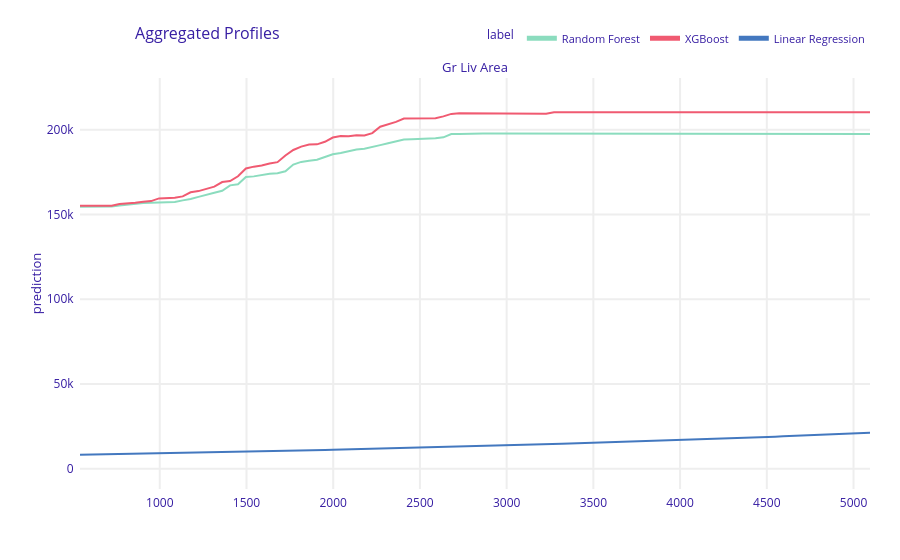

The cell this chart's notebook holds for it:
### Markdown cell above
### Partial dependence profiles

`Total Bsmt SF` is excluded from Linear Regression's feature set (see the
multicollinearity note above), so it is compared separately with only the
two tree-based models.

### Code cell
def compare_pdp(variable, include_lr=True):
    rf_pdp = rf_exp.model_profile(type="partial", variables=[variable])
    xgb_pdp = xgb_exp.model_profile(type="partial", variables=[variable])

    others = [xgb_pdp]
    if include_lr and variable in X_test_lr.columns:
        others.append(lr_exp.model_profile(type="partial", variables=[variable]))

    rf_pdp.plot(others)


compare_pdp("Gr Liv Area")

### Figure 1 — Plotly figure (JSON) as saved in the notebook; plotly's stock layout.template omitted (floating-point values rounded to 4 significant figures; data arrays with more than 128 entries replaced by an {"elided": "..."} marker saying what was removed)
{"data": [{"customdata": {"elided": "101x3 mixed values"}, "hovertemplate": "<b>%{hovertext}</b><br><br>prediction=%{y:.3f}<br>mean_prediction=%{customdata[0]:.3f}<extra></extra>", "hovertext": ["Random Forest", "Random Forest", "Random Forest", "Random Forest", "Random Forest", "Random Forest", "Random Forest", "Random Forest", "Random Forest", "Random Forest", "Random Forest", "Random Forest", "Random Forest", "Random Forest", "Random Forest", "Random Forest", "Random Forest", "Random Forest", "Random Forest", "Random Forest", "Random Forest", "Random Forest", "Random Forest", "Random Forest", "Random Forest", "Random Forest", "Random Forest", "Random Forest", "Random Forest", "Random Forest", "Random Forest", "Random Forest", "Random Forest", "Random Forest", "Random Forest", "Random Forest", "Random Forest", "Random Forest", "Random Forest", "Random Forest", "Random Forest", "Random Forest", "Random Forest", "Random Forest", "Random Forest", "Random Forest", "Random Forest", "Random Forest", "Random Forest", "Random Forest", "Random Forest", "Random Forest", "Random Forest", "Random Forest", "Random Forest", "Random Forest", "Random Forest", "Random Forest", "Random Forest", "Random Forest", "Random Forest", "Random Forest", "Random Forest", "Random Forest", "Random Forest", "Random Forest", "Random Forest", "Random Forest", "Random Forest", "Random Forest", "Random Forest", "Random Forest", "Random Forest", "Random Forest", "Random Forest", "Random Forest", "Random Forest", "Random Forest", "Random Forest", "Random Forest", "Random Forest", "Random Forest", "Random Forest", "Random Forest", "Random Forest", "Random Forest", "Random Forest", "Random Forest", "Random Forest", "Random Forest", "Random Forest", "Random Forest", "Random Forest", "Random Forest", "Random Forest", "Random Forest", "Random Forest", "Random Forest", "Random Forest", "Random Forest", "Random Forest"], "legendgroup": "Random Forest", "line": {"color": "#8bdcbe", "dash": "solid", "width": 2}, "marker": {"symbol": "circle"}, "mode": "lines", "name": "Random Forest", "opacity": 1, "orientation": "v", "showlegend": true, "type": "scatter", "x": [540.0, 585.5, 631.1, 676.6, 722.2, 767.8, 813.3, 858.8, 904.4, 950.0, 995.5, 1041.0, 1087.0, 1132.0, 1178.0, 1223.0, 1269.0, 1314.0, 1360.0, 1405.0, 1451.0, 1497.0, 1542.0, 1588.0, 1633.0, 1679.0, 1724.0, 1770.0, 1815.0, 1861.0, 1906.0, 1952.0, 1998.0, 2043.0, 2089.0, 2134.0, 2180.0, 2225.0, 2271.0, 2316.0, 2362.0, 2408.0, 2453.0, 2499.0, 2544.0, 2590.0, 2635.0, 2681.0, 2726.0, 2772.0, 2818.0, 2863.0, 2909.0, 2954.0, 3000.0, 3045.0, 3091.0, 3136.0, 3182.0, 3227.0, 3273.0, 3319.0, 3364.0, 3410.0, 3455.0, 3501.0, 3546.0, 3592.0, 3637.0, 3683.0, 3728.0, 3774.0, 3820.0, 3865.0, 3911.0, 3956.0, 4002.0, 4047.0, 4093.0, 4138.0, 4184.0, 4230.0, 4275.0, 4321.0, 4366.0, 4412.0, 4457.0, 4503.0, 4548.0, 4594.0, 4640.0, 4685.0, 4731.0, 4776.0, 4822.0, 4867.0, 4913.0, 4958.0, 5004.0, 5049.0, 5095.0], "xaxis": "x", "y": [154600.0, 154600.0, 154600.0, 154600.0, 154700.0, 155200.0, 155900.0, 156500.0, 156800.0, 156900.0, 157100.0, 157200.0, 157400.0, 158300.0, 159100.0, 160400.0, 161800.0, 162800.0, 163900.0, 167200.0, 167800.0, 172100.0, 172400.0, 173300.0, 174100.0, 174300.0, 175500.0, 179400.0, 181000.0, 181700.0, 182300.0, 183900.0, 185500.0, 186300.0, 187300.0, 188200.0, 188700.0, 189600.0, 190900.0, 192000.0, 193200.0, 194100.0, 194400.0, 194500.0, 194800.0, 194900.0, 195500.0, 197500.0, 197500.0, 197700.0, 197800.0, 197700.0, 197700.0, 197700.0, 197700.0, 197700.0, 197700.0, 197700.0, 197700.0, 197700.0, 197800.0, 197800.0, 197800.0, 197800.0, 197800.0, 197800.0, 197800.0, 197800.0, 197800.0, 197800.0, 197800.0, 197800.0, 197800.0, 197800.0, 197900.0, 197900.0, 197900.0, 197900.0, 197900.0, 197900.0, 197900.0, 197900.0, 197900.0, 197900.0, 197900.0, 197900.0, 197900.0, 197900.0, 197900.0, 197900.0, 197800.0, 197800.0, 197800.0, 197800.0, 197800.0, 197800.0, 197800.0, 197800.0, 197700.0, 197700.0, 197500.0], "yaxis": "y"}, {"customdata": {"elided": "101x3 mixed values"}, "hovertemplate": "<b>%{hovertext}</b><br><br>prediction=%{y:.3f}<br>mean_prediction=%{customdata[0]:.3f}<extra></extra>", "hovertext": ["XGBoost", "XGBoost", "XGBoost", "XGBoost", "XGBoost", "XGBoost", "XGBoost", "XGBoost", "XGBoost", "XGBoost", "XGBoost", "XGBoost", "XGBoost", "XGBoost", "XGBoost", "XGBoost", "XGBoost", "XGBoost", "XGBoost", "XGBoost", "XGBoost", "XGBoost", "XGBoost", "XGBoost", "XGBoost", "XGBoost", "XGBoost", "XGBoost", "XGBoost", "XGBoost", "XGBoost", "XGBoost", "XGBoost", "XGBoost", "XGBoost", "XGBoost", "XGBoost", "XGBoost", "XGBoost", "XGBoost", "XGBoost", "XGBoost", "XGBoost", "XGBoost", "XGBoost", "XGBoost", "XGBoost", "XGBoost", "XGBoost", "XGBoost", "XGBoost", "XGBoost", "XGBoost", "XGBoost", "XGBoost", "XGBoost", "XGBoost", "XGBoost", "XGBoost", "XGBoost", "XGBoost", "XGBoost", "XGBoost", "XGBoost", "XGBoost", "XGBoost", "XGBoost", "XGBoost", "XGBoost", "XGBoost", "XGBoost", "XGBoost", "XGBoost", "XGBoost", "XGBoost", "XGBoost", "XGBoost", "XGBoost", "XGBoost", "XGBoost", "XGBoost", "XGBoost", "XGBoost", "XGBoost", "XGBoost", "XGBoost", "XGBoost", "XGBoost", "XGBoost", "XGBoost", "XGBoost", "XGBoost", "XGBoost", "XGBoost", "XGBoost", "XGBoost", "XGBoost", "XGBoost", "XGBoost", "XGBoost", "XGBoost"], "legendgroup": "XGBoost", "line": {"color": "#f05a71", "dash": "solid", "width": 2}, "marker": {"symbol": "circle"}, "mode": "lines", "name": "XGBoost", "opacity": 1, "orientation": "v", "showlegend": true, "type": "scatter", "x": [540.0, 585.5, 631.1, 676.6, 722.2, 767.8, 813.3, 858.8, 904.4, 950.0, 995.5, 1041.0, 1087.0, 1132.0, 1178.0, 1223.0, 1269.0, 1314.0, 1360.0, 1405.0, 1451.0, 1497.0, 1542.0, 1588.0, 1633.0, 1679.0, 1724.0, 1770.0, 1815.0, 1861.0, 1906.0, 1952.0, 1998.0, 2043.0, 2089.0, 2134.0, 2180.0, 2225.0, 2271.0, 2316.0, 2362.0, 2408.0, 2453.0, 2499.0, 2544.0, 2590.0, 2635.0, 2681.0, 2726.0, 2772.0, 2818.0, 2863.0, 2909.0, 2954.0, 3000.0, 3045.0, 3091.0, 3136.0, 3182.0, 3227.0, 3273.0, 3319.0, 3364.0, 3410.0, 3455.0, 3501.0, 3546.0, 3592.0, 3637.0, 3683.0, 3728.0, 3774.0, 3820.0, 3865.0, 3911.0, 3956.0, 4002.0, 4047.0, 4093.0, 4138.0, 4184.0, 4230.0, 4275.0, 4321.0, 4366.0, 4412.0, 4457.0, 4503.0, 4548.0, 4594.0, 4640.0, 4685.0, 4731.0, 4776.0, 4822.0, 4867.0, 4913.0, 4958.0, 5004.0, 5049.0, 5095.0], "xaxis": "x", "y": [155100.0, 155100.0, 155100.0, 155100.0, 155100.0, 156100.0, 156400.0, 156900.0, 157400.0, 157900.0, 159500.0, 159600.0, 159900.0, 160700.0, 163000.0, 163800.0, 165200.0, 166400.0, 169100.0, 169700.0, 172500.0, 177100.0, 178200.0, 178800.0, 180100.0, 180800.0, 184800.0, 188000.0, 190000.0, 191200.0, 191300.0, 192800.0, 195400.0, 196300.0, 196200.0, 196700.0, 196600.0, 198000.0, 201700.0, 203200.0, 204600.0, 206500.0, 206500.0, 206700.0, 206700.0, 206700.0, 207800.0, 209300.0, 209600.0, 209600.0, 209600.0, 209600.0, 209400.0, 209400.0, 209400.0, 209400.0, 209400.0, 209400.0, 209400.0, 209400.0, 210300.0, 210300.0, 210300.0, 210300.0, 210300.0, 210300.0, 210300.0, 210300.0, 210300.0, 210300.0, 210300.0, 210300.0, 210300.0, 210300.0, 210300.0, 210300.0, 210300.0, 210300.0, 210300.0, 210300.0, 210300.0, 210300.0, 210300.0, 210300.0, 210300.0, 210300.0, 210300.0, 210300.0, 210300.0, 210300.0, 210300.0, 210300.0, 210300.0, 210300.0, 210300.0, 210300.0, 210300.0, 210300.0, 210300.0, 210300.0, 210300.0], "yaxis": "y"}, {"customdata": {"elided": "101x3 mixed values"}, "hovertemplate": "<b>%{hovertext}</b><br><br>prediction=%{y:.3f}<br>mean_prediction=%{customdata[0]:.3f}<extra></extra>", "hovertext": ["Linear Regression", "Linear Regression", "Linear Regression", "Linear Regression", "Linear Regression", "Linear Regression", "Linear Regression", "Linear Regression", "Linear Regression", "Linear Regression", "Linear Regression", "Linear Regression", "Linear Regression", "Linear Regression", "Linear Regression", "Linear Regression", "Linear Regression", "Linear Regression", "Linear Regression", "Linear Regression", "Linear Regression", "Linear Regression", "Linear Regression", "Linear Regression", "Linear Regression", "Linear Regression", "Linear Regression", "Linear Regression", "Linear Regression", "Linear Regression", "Linear Regression", "Linear Regression", "Linear Regression", "Linear Regression", "Linear Regression", "Linear Regression", "Linear Regression", "Linear Regression", "Linear Regression", "Linear Regression", "Linear Regression", "Linear Regression", "Linear Regression", "Linear Regression", "Linear Regression", "Linear Regression", "Linear Regression", "Linear Regression", "Linear Regression", "Linear Regression", "Linear Regression", "Linear Regression", "Linear Regression", "Linear Regression", "Linear Regression", "Linear Regression", "Linear Regression", "Linear Regression", "Linear Regression", "Linear Regression", "Linear Regression", "Linear Regression", "Linear Regression", "Linear Regression", "Linear Regression", "Linear Regression", "Linear Regression", "Linear Regression", "Linear Regression", "Linear Regression", "Linear Regression", "Linear Regression", "Linear Regression", "Linear Regression", "Linear Regression", "Linear Regression", "Linear Regression", "Linear Regression", "Linear Regression", "Linear Regression", "Linear Regression", "Linear Regression", "Linear Regression", "Linear Regression", "Linear Regression", "Linear Regression", "Linear Regression", "Linear Regression", "Linear Regression", "Linear Regression", "Linear Regression", "Linear Regression", "Linear Regression", "Linear Regression", "Linear Regression", "Linear Regression", "Linear Regression", "Linear Regression", "Linear Regression", "Linear Regression", "Linear Regression"], "legendgroup": "Linear Regression", "line": {"color": "#4378bf", "dash": "solid", "width": 2}, "marker": {"symbol": "circle"}, "mode": "lines", "name": "Linear Regression", "opacity": 1, "orientation": "v", "showlegend": true, "type": "scatter", "x": [540.0, 585.5, 631.1, 676.6, 722.2, 767.8, 813.3, 858.8, 904.4, 950.0, 995.5, 1041.0, 1087.0, 1132.0, 1178.0, 1223.0, 1269.0, 1314.0, 1360.0, 1405.0, 1451.0, 1497.0, 1542.0, 1588.0, 1633.0, 1679.0, 1724.0, 1770.0, 1815.0, 1861.0, 1906.0, 1952.0, 1998.0, 2043.0, 2089.0, 2134.0, 2180.0, 2225.0, 2271.0, 2316.0, 2362.0, 2408.0, 2453.0, 2499.0, 2544.0, 2590.0, 2635.0, 2681.0, 2726.0, 2772.0, 2818.0, 2863.0, 2909.0, 2954.0, 3000.0, 3045.0, 3091.0, 3136.0, 3182.0, 3227.0, 3273.0, 3319.0, 3364.0, 3410.0, 3455.0, 3501.0, 3546.0, 3592.0, 3637.0, 3683.0, 3728.0, 3774.0, 3820.0, 3865.0, 3911.0, 3956.0, 4002.0, 4047.0, 4093.0, 4138.0, 4184.0, 4230.0, 4275.0, 4321.0, 4366.0, 4412.0, 4457.0, 4503.0, 4548.0, 4594.0, 4640.0, 4685.0, 4731.0, 4776.0, 4822.0, 4867.0, 4913.0, 4958.0, 5004.0, 5049.0, 5095.0], "xaxis": "x", "y": [8326.0, 8405.0, 8484.0, 8564.0, 8645.0, 8726.0, 8808.0, 8891.0, 8975.0, 9060.0, 9145.0, 9231.0, 9318.0, 9406.0, 9495.0, 9584.0, 9675.0, 9766.0, 9858.0, 9951.0, 10040.0, 10140.0, 10240.0, 10330.0, 10430.0, 10530.0, 10630.0, 10730.0, 10830.0, 10930.0, 11030.0, 11140.0, 11240.0, 11350.0, 11450.0, 11560.0, 11670.0, 11780.0, 11890.0, 12000.0, 12120.0, 12230.0, 12350.0, 12460.0, 12580.0, 12700.0, 12820.0, 12940.0, 13060.0, 13190.0, 13310.0, 13440.0, 13560.0, 13690.0, 13820.0, 13950.0, 14080.0, 14210.0, 14350.0, 14480.0, 14620.0, 14760.0, 14900.0, 15040.0, 15180.0, 15320.0, 15470.0, 15610.0, 15760.0, 15910.0, 16060.0, 16210.0, 16360.0, 16520.0, 16670.0, 16830.0, 16990.0, 17150.0, 17310.0, 17470.0, 17640.0, 17800.0, 17970.0, 18140.0, 18310.0, 18480.0, 18660.0, 18830.0, 19010.0, 19190.0, 19370.0, 19550.0, 19740.0, 19920.0, 20110.0, 20300.0, 20490.0, 20690.0, 20880.0, 21080.0, 21280.0], "yaxis": "y"}], "layout": {"annotations": [{"font": {"size": 13}, "showarrow": false, "text": "Gr Liv Area", "x": 0.5, "xanchor": "center", "xref": "paper", "y": 1, "yanchor": "bottom", "yref": "paper"}, {"font": {"size": 13}, "showarrow": false, "text": "prediction", "textangle": -90, "x": -0.07, "xref": "paper", "y": 0.5, "yref": "paper"}], "autosize": true, "font": {"color": "#371ea3"}, "hovermode": "x unified", "legend": {"font": {"size": 11}, "itemsizing": "constant", "orientation": "h", "title": {"font": {"size": 12}, "text": "label"}, "tracegroupgap": 0, "x": 1, "xanchor": "right", "y": 1.061, "yanchor": "bottom"}, "margin": {"b": 71, "r": 30, "t": 78}, "title": {"font": {"size": 16}, "text": "Aggregated Profiles", "x": 0.15}, "xaxis": {"anchor": "y", "automargin": true, "autorange": true, "domain": [0, 1], "fixedrange": true, "gridwidth": 2, "range": [540, 5095], "showticklabels": true, "tickcolor": "white", "ticklen": 3, "ticks": "outside", "title": {"text": ""}, "type": "linear", "zeroline": false}, "yaxis": {"anchor": "x", "automargin": true, "domain": [0, 1], "fixedrange": true, "gridwidth": 2, "range": [-11870.0, 230400.0], "tickcolor": "white", "ticklen": 3, "ticks": "outside", "title": {"text": ""}, "type": "linear", "zeroline": false}}}
